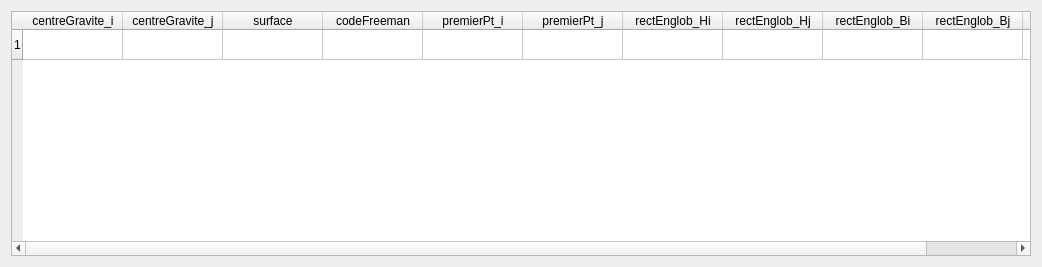
<?xml version="1.0" encoding="UTF-8"?>
<ui version="4.0">
 <class>SignatureForm</class>
 <widget class="QWidget" name="SignatureForm">
  <property name="geometry">
   <rect>
    <x>0</x>
    <y>0</y>
    <width>1042</width>
    <height>267</height>
   </rect>
  </property>
  <property name="windowTitle">
   <string>Form</string>
  </property>
  <layout class="QVBoxLayout" name="verticalLayout">
   <item>
    <widget class="QTableWidget" name="tableWidget">
     <row>
      <property name="text">
       <string>1</string>
      </property>
     </row>
     <column>
      <property name="text">
       <string>centreGravite_i</string>
      </property>
     </column>
     <column>
      <property name="text">
       <string>centreGravite_j</string>
      </property>
     </column>
     <column>
      <property name="text">
       <string>surface</string>
      </property>
     </column>
     <column>
      <property name="text">
       <string>codeFreeman</string>
      </property>
     </column>
     <column>
      <property name="text">
       <string>premierPt_i</string>
      </property>
     </column>
     <column>
      <property name="text">
       <string>premierPt_j</string>
      </property>
     </column>
     <column>
      <property name="text">
       <string>rectEnglob_Hi</string>
      </property>
     </column>
     <column>
      <property name="text">
       <string>rectEnglob_Hj</string>
      </property>
     </column>
     <column>
      <property name="text">
       <string>rectEnglob_Bi</string>
      </property>
     </column>
     <column>
      <property name="text">
       <string>rectEnglob_Bj</string>
      </property>
     </column>
     <column>
      <property name="text">
       <string>perimetre</string>
      </property>
     </column>
    </widget>
   </item>
  </layout>
 </widget>
 <resources/>
 <connections/>
</ui>
